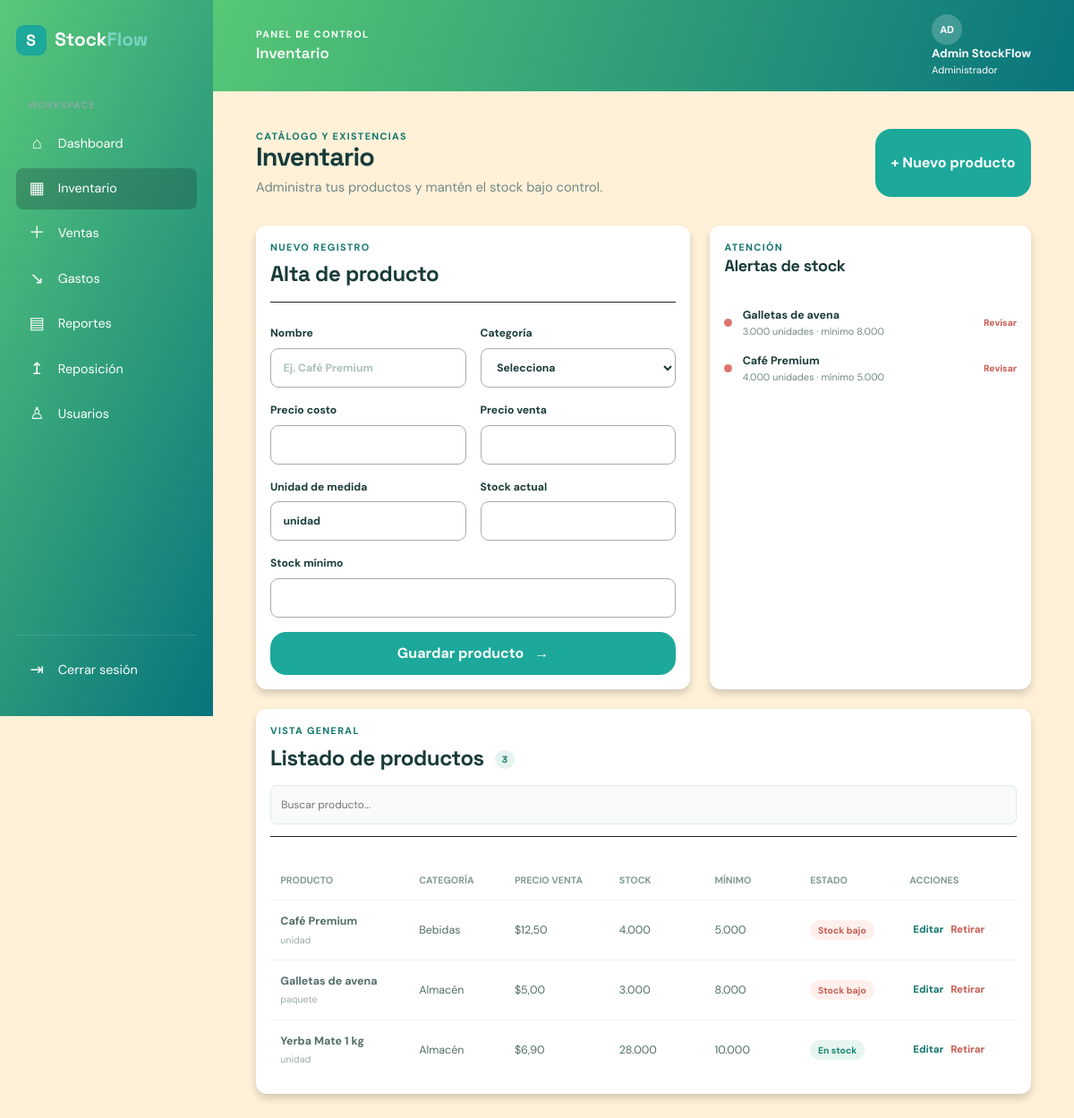
The page /inventario.php (signed in) on the database its author committed.
### tables this page shows
CREATE TABLE products (
    id INT UNSIGNED AUTO_INCREMENT PRIMARY KEY,
    category_id INT UNSIGNED NOT NULL,
    supplier_id INT UNSIGNED NULL,
    name VARCHAR(150) NOT NULL,
    unit VARCHAR(30) NOT NULL DEFAULT 'unidad',
    cost DECIMAL(12,2) NOT NULL,
    price DECIMAL(12,2) NOT NULL,
    stock DECIMAL(12,3) NOT NULL DEFAULT 0,
    minimum_stock DECIMAL(12,3) NOT NULL DEFAULT 0,
    active TINYINT(1) NOT NULL DEFAULT 1,
    created_at TIMESTAMP NOT NULL DEFAULT CURRENT_TIMESTAMP,
    updated_at TIMESTAMP NOT NULL DEFAULT CURRENT_TIMESTAMP ON UPDATE CURRENT_TIMESTAMP,
    CONSTRAINT fk_products_category FOREIGN KEY (category_id) REFERENCES categories(id),
    CONSTRAINT fk_products_supplier FOREIGN KEY (supplier_id) REFERENCES suppliers(id) ON DELETE SET NULL,
    INDEX idx_products_name (name),
    INDEX idx_products_stock (stock, minimum_stock)
);

CREATE TABLE categories (
    id INT UNSIGNED AUTO_INCREMENT PRIMARY KEY,
    name VARCHAR(80) NOT NULL UNIQUE,
    active TINYINT(1) NOT NULL DEFAULT 1
);

### config/bootstrap.php (called while the page is built, shortened)
<?php
function e(string|int|float|null $value): string
{
    return htmlspecialchars((string) $value, ENT_QUOTES, 'UTF-8');
}
function money(float|int $value): string
{
    return '$' . number_format((float) $value, 2, ',', '.');
}
function current_user(): ?array
{
    return $_SESSION['user'] ?? null;
}

### data/repository.php (called while the page is built, shortened)
<?php
function products(PDO $pdo, string $search = ''): array
{
    $query = 'SELECT p.*, c.name AS category_name FROM products p JOIN categories c ON c.id = p.category_id WHERE p.active = 1';
    $params = [];
    $query .= ' ORDER BY p.name';
    $statement = $pdo->prepare($query);
    $statement->execute($params);
    return $statement->fetchAll();
}
function low_stock(PDO $pdo): array
{
    return $pdo->query('SELECT p.name, p.stock, p.minimum_stock FROM products p WHERE p.active = 1 AND p.stock <= p.minimum_stock ORDER BY p.stock')->fetchAll();
}

### inventario.php (the view, shortened to what this page needs)
<?php
require_once __DIR__ . '/config/bootstrap.php';
require_once __DIR__ . '/data/repository.php';
$pdo = db();
$editing = null; $error = null;
$search = trim($_GET['q'] ?? ''); $products = products($pdo, $search); $categories = categories($pdo); $lowStock = low_stock($pdo);
$pageTitle = 'Inventario'; $activePage = 'inventario';
require __DIR__ . '/includes/header.php';
?>
<section class="page-heading"><div><p class="eyebrow">Catálogo y existencias</p><h1>Inventario</h1><p class="muted">Administra tus productos y mantén el stock bajo control.</p></div><button class="btn btn-primary" type="button" data-scroll-to="inventarioForm">+ Nuevo producto</button></section>
<div class="content-grid inventory-layout"><section class="panel form-panel"><div class="panel-heading"><div><p class="eyebrow"><?= $editing ? 'Editar registro' : 'Nuevo registro' ?></p><h2><?= $editing ? 'Editar producto' : 'Alta de producto' ?></h2></div></div><form id="inventarioForm" class="form-grid" method="post"><input type="hidden" name="csrf" value="<?= e(csrf_token()) ?>"><input type="hidden" name="action" value="save"><input type="hidden" name="id" value="<?= e($editing['id'] ?? '') ?>"><div class="form-row"><label for="name">Nombre<input id="name" name="name" type="text" value="<?= e($editing['name'] ?? '') ?>" placeholder="Ej. Café Premium" required></label><label for="category_id">Categoría<select id="category_id" name="category_id" required><option value="">Selecciona</option><?php foreach ($categories as $category): ?><option value="<?= e($category['id']) ?>" <?= (int) ($editing['category_id'] ?? 0) === (int) $category['id'] ? 'selected' : '' ?>><?= e($category['name']) ?></option><?php endforeach; ?></select></label></div><div class="form-row"><label for="cost">Precio costo<input id="cost" name="cost" type="number" step="0.01" value="<?= e($editing['cost'] ?? '') ?>" required></label><label for="price">Precio venta<input id="price" name="price" type="number" step="0.01" value="<?= e($editing['price'] ?? '') ?>" required></label></div><div class="form-row"><label for="unit">Unidad de medida<input id="unit" name="unit" type="text" value="<?= e($editing['unit'] ?? 'unidad') ?>" required></label><label for="stock">Stock actual<input id="stock" name="stock" type="number" step="0.001" value="<?= e($editing['stock'] ?? '') ?>" required></label></div><label for="minimum_stock">Stock mínimo<input id="minimum_stock" name="minimum_stock" type="number" step="0.001" value="<?= e($editing['minimum_stock'] ?? '') ?>" required></label><?php if ($error): ?><p class="error-message"><?= e($error) ?></p><?php endif; ?><button class="btn btn-primary" type="submit"><?= $editing ? 'Actualizar producto' : 'Guardar producto' ?> <span>→</span></button></form></section><section class="panel alert-panel inventory-alert"><div><p class="eyebrow">Atención</p><h2>Alertas de stock</h2></div><ul id="alertList" class="alert-list"><?php foreach ($lowStock as $item): ?><li><span class="status-dot critical"></span><span><strong><?= e($item['name']) ?></strong><small><?= e($item['stock']) ?> unidades · mínimo <?= e($item['minimum_stock']) ?></small></span><b>Revisar</b></li><?php endforeach; ?><?php if (!$lowStock): ?><li class="empty-state">No hay alertas activas.</li><?php endif; ?></ul></section></div>
<section class="panel table-panel"><div class="panel-heading"><div><p class="eyebrow">Vista general</p><h2>Listado de productos <span class="count-badge"><?= count($products) ?></span></h2></div><form class="table-tools" method="get"><input type="search" name="q" value="<?= e($search) ?>" placeholder="Buscar producto..." aria-label="Buscar producto"></form></div><div class="table-wrap"><table><thead><tr><th>Producto</th><th>Categoría</th><th>Precio venta</th><th>Stock</th><th>Mínimo</th><th>Estado</th><th>Acciones</th></tr></thead><tbody id="productosBody"><?php foreach ($products as $product): ?><tr><td><strong><?= e($product['name']) ?></strong><small><?= e($product['unit']) ?></small></td><td><?= e($product['category_name']) ?></td><td><?= money($product['price']) ?></td><td><?= e($product['stock']) ?></td><td><?= e($product['minimum_stock']) ?></td><td><span class="status-pill <?= $product['stock'] <= $product['minimum_stock'] ? 'status-low' : 'status-ok' ?>"><?= $product['stock'] <= $product['minimum_stock'] ? 'Stock bajo' : 'En stock' ?></span></td><td><a class="table-action" href="inventario.php?edit=<?= e($product['id']) ?>">Editar</a><form class="inline-form" method="post" data-confirm="¿Retirar este producto?"><input type="hidden" name="csrf" value="<?= e(csrf_token()) ?>"><input type="hidden" name="action" value="delete"><input type="hidden" name="id" value="<?= e($product['id']) ?>"><button class="table-action danger" type="submit">Retirar</button></form></td></tr><?php endforeach; ?><?php if (!$products): ?><tr><td colspan="7" class="empty-state">No hay productos que coincidan con la búsqueda.</td></tr><?php endif; ?></tbody></table></div></section>
<?php require __DIR__ . '/includes/footer.php'; ?>

### includes/header.php (shortened to what this page needs)
<?php
$pageTitle = $pageTitle ?? 'StockFlow';
$activePage = $activePage ?? '';
$isLogin = $isLogin ?? false;
$user = current_user();
?>
<!DOCTYPE html>
<html lang="es">
<head>
    <link rel="stylesheet" href="assets/css/styles.css">
    <link rel="stylesheet" href="assets/css/responsive.css">
</head>
<body class="<?= $isLogin ? 'login-page' : 'app-page' ?>">
<?php if (!$isLogin): ?>
    <?php require __DIR__ . '/sidebar.php'; ?>
    <div class="app-shell">
        <header class="topbar">
            <div>
                <p class="eyebrow">Panel de control</p>
                <p class="topbar-title"><?= e($pageTitle) ?></p>
            </div>
            <div class="user-chip"><span class="avatar"><?= e(strtoupper(substr($user['name'] ?? 'U', 0, 2))) ?></span><span><strong><?= e($user['name'] ?? '') ?></strong><small><?= e($user['role'] ?? '') ?></small></span></div>
        </header>
        <main class="main-content">
<?php else: ?>
    <main class="login-shell">
<?php endif; ?>

### includes/sidebar.php
<aside class="sidebar" id="appSidebar">
    <a class="brand" href="dashboard.php"><span class="brand-mark">S</span><span>Stock<span>Flow</span></span></a>
    <div class="sidebar-label">Workspace</div>
    <nav class="sidebar-nav" aria-label="Navegación principal">
        <a class="<?= $activePage === 'dashboard' ? 'active' : '' ?>" href="dashboard.php"><span class="nav-icon">⌂</span>Dashboard</a>
        <a class="<?= $activePage === 'inventario' ? 'active' : '' ?>" href="inventario.php"><span class="nav-icon">▦</span>Inventario</a>
        <a class="<?= $activePage === 'vendedor' ? 'active' : '' ?>" href="vendedor.php"><span class="nav-icon">＋</span>Ventas</a>
        <a class="<?= $activePage === 'gastos' ? 'active' : '' ?>" href="gastos.php"><span class="nav-icon">↘</span>Gastos</a>
        <a class="<?= $activePage === 'reportes' ? 'active' : '' ?>" href="reportes.php"><span class="nav-icon">▤</span>Reportes</a>
        <a class="<?= $activePage === 'repositor' ? 'active' : '' ?>" href="repositor.php"><span class="nav-icon">↥</span>Reposición</a>
        <?php if (($user['role'] ?? '') === 'Administrador'): ?><a class="<?= $activePage === 'usuarios' ? 'active' : '' ?>" href="usuarios.php"><span class="nav-icon">♙</span>Usuarios</a><?php endif; ?>
    </nav>
    <div class="sidebar-footer"><a href="logout.php"><span class="nav-icon">⇥</span>Cerrar sesión</a></div>
</aside>

### includes/footer.php (shortened to what this page needs)
<?php if (!$isLogin): ?>
        </main>
    </div>
<?php else: ?>
    </main>
<?php endif; ?>
</body>
</html>

### assets/css/responsive.css (style rules this page uses)
body { overflow-x: hidden; }
.sidebar { height: 100dvh; transform: translateX(-100%); transition: transform .25s ease; }
.app-shell { margin-left: 0; }
.topbar { min-height: 72px; padding: 1rem 4.5rem 1rem 1rem; }
.main-content { padding: 1.5rem 1rem; }
.welcome-row, .page-heading, .alert-panel { align-items: flex-start; flex-direction: column; gap: 1rem; }
.metrics-grid, .content-grid, .report-cards { grid-template-columns: 1fr; }
.panel { padding: 1rem; }
.form-row, .report-panel .form-row { grid-template-columns: 1fr; }
.table-wrap { max-width: 100%; overflow-x: auto; }
.content-grid > *, .inventory-layout > *, .sale-layout > *, .expense-layout > *, .report-cards > *, .panel, .table-wrap { min-width: 0; }
.table-wrap { width: 100%; }
.form-grid, .form-row, .form-grid label, .form-row label, .form-grid input, .form-grid select, .form-row input, .form-row select { max-width: 100%; min-width: 0; }
th, td { min-width: 90px; }
.table-tools { width: 100%; }
.table-tools input { min-width: 0; width: 100%; }
.panel-heading { gap: .75rem; flex-wrap: wrap; }
.btn, input, select { min-height: 44px; }
.inline-form { display: inline; }
.table-action { background: none; border: 0; color: var(--teal-dark); font-size: .72rem; font-weight: 700; padding: .45rem .25rem; }
.table-action.danger { color: #c65c52; }
@media (min-width: 576px) { .main-content { padding: 2rem 1.5rem; } }
@media (min-width: 576px) { .form-row { grid-template-columns: 1fr; } }
.app-page, .login-page { background: #fff1d8; }
.topbar { align-items: center; background: linear-gradient(110deg, #57c875, #08747d); border: 0; height: 124px; min-height: 124px; padding: 1.5rem 1.25rem; }
.topbar > div { display: none; }
.sidebar { background: linear-gradient(115deg, #5ac97a, #06747c); padding: 1.5rem 1.25rem; width: min(282px, 78vw); }
.sidebar .brand, .sidebar-label, .sidebar-footer { display: none; }
.sidebar-nav { margin-top: 5rem; }
.sidebar-nav a { color: #fff; font-size: 1.25rem; padding: .8rem .75rem; }
.main-content { padding: 3.8rem 1.4rem 2rem; }
.panel, .metric-card { border: 0; border-radius: 28px; box-shadow: 0 5px 9px rgba(34, 45, 45, .2); }
.welcome-row .btn, .page-heading .btn { align-self: stretch; }
.page-heading h1, .welcome-row h1 { font-size: 1.8rem; }
.form-panel, .table-panel, .report-panel, .cart-panel, .activity-panel, .alert-panel { border-radius: 28px; }
.panel-heading { border-bottom: 1px solid #222; padding-bottom: .8rem; }
.panel-heading h2 { font-size: 1.5rem; }
.form-grid input, .form-grid select, .form-row input, .form-row select { background: #fff; border-color: #aaa; border-radius: 9px; }
.btn { border-radius: 18px; min-height: 48px; }
.table-wrap table { min-width: 600px; }
@media (min-width: 1024px) { .topbar { background: linear-gradient(110deg, #57c875, #08747d); height: auto; min-height: 78px; padding: 1rem 3rem; } }
@media (min-width: 1024px) { .topbar > div { display: block; } }
@media (min-width: 1024px) { .sidebar { background: linear-gradient(115deg, #5ac97a, #06747c); padding: 1.75rem 1.1rem; width: 238px; } }
@media (min-width: 1024px) { .sidebar .brand, .sidebar-label, .sidebar-footer { display: flex; } }
@media (min-width: 1024px) { .sidebar-nav { margin-top: 0; } }
@media (min-width: 1024px) { .sidebar-nav a { font-size: .9rem; padding: .75rem .85rem; } }
@media (min-width: 1024px) { .main-content { padding: 2.6rem 3rem; } }
@media (min-width: 1024px) { .panel, .metric-card { border-radius: 12px; } }
@media (min-width: 768px) { .main-content { padding: 2.4rem 2rem; } }
@media (min-width: 768px) { .form-row { grid-template-columns: repeat(2, minmax(0, 1fr)); } }
@media (min-width: 768px) { .content-grid { grid-template-columns: repeat(2, minmax(0, 1fr)); } }
@media (min-width: 768px) { .inventory-layout, .sale-layout, .expense-layout { grid-template-columns: minmax(260px, .75fr) minmax(0, 1.5fr); } }
@media (min-width: 1024px) { .sidebar { transform: translateX(0); } }
@media (min-width: 1024px) { .app-shell { margin-left: 238px; } }
@media (min-width: 1024px) { .topbar { padding: 1rem 3rem; } }
@media (min-width: 1024px) { .welcome-row, .page-heading { align-items: end; flex-direction: row; } }
@media (min-width: 1024px) { .content-grid { grid-template-columns: minmax(0, 1.65fr) minmax(300px, 1fr); } }
@media (min-width: 1024px) { .inventory-layout { grid-template-columns: minmax(0, 1.15fr) minmax(300px, .85fr); } }

### rows shown on the page
products: name "Galletas de avena", stock "3.000", minimum_stock "8.000", unit "paquete", category.name "Almacén", price "$5,00", shows "Stock bajo"
products: name "Café Premium", stock "4.000", minimum_stock "5.000", unit "unidad", category.name "Bebidas", price "$12,50", shows "Stock bajo"
products: name "Yerba Mate 1 kg", unit "unidad", category.name "Almacén", price "$6,90", stock "28.000", minimum_stock "10.000", shows "En stock"

### other values the page prints
$pageTitle "Inventario"
substr($user['name'] ?? 'U', 0, 2) "AD"
$user['name'] "Admin StockFlow"
$user['role'] "Administrador"
count($products) "3"
